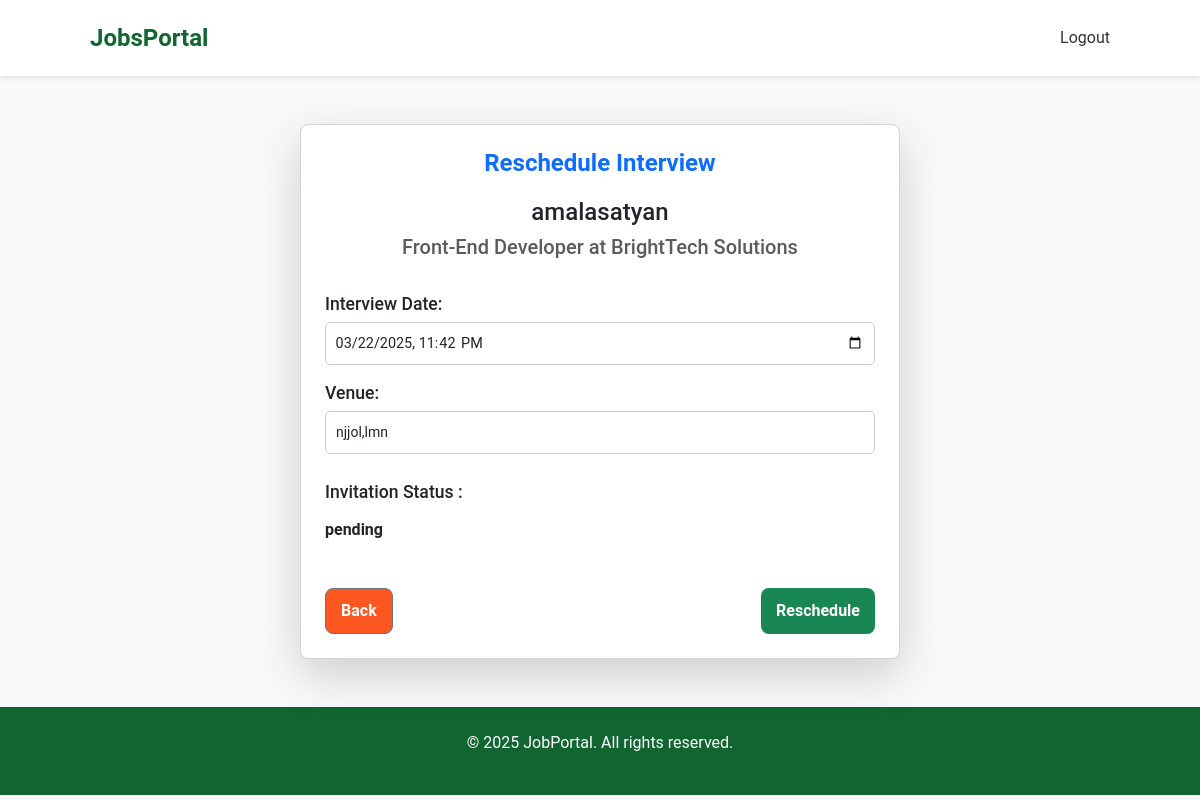
/schedule-interview/13/ (signed in), run on an earlier commit of the app's database.
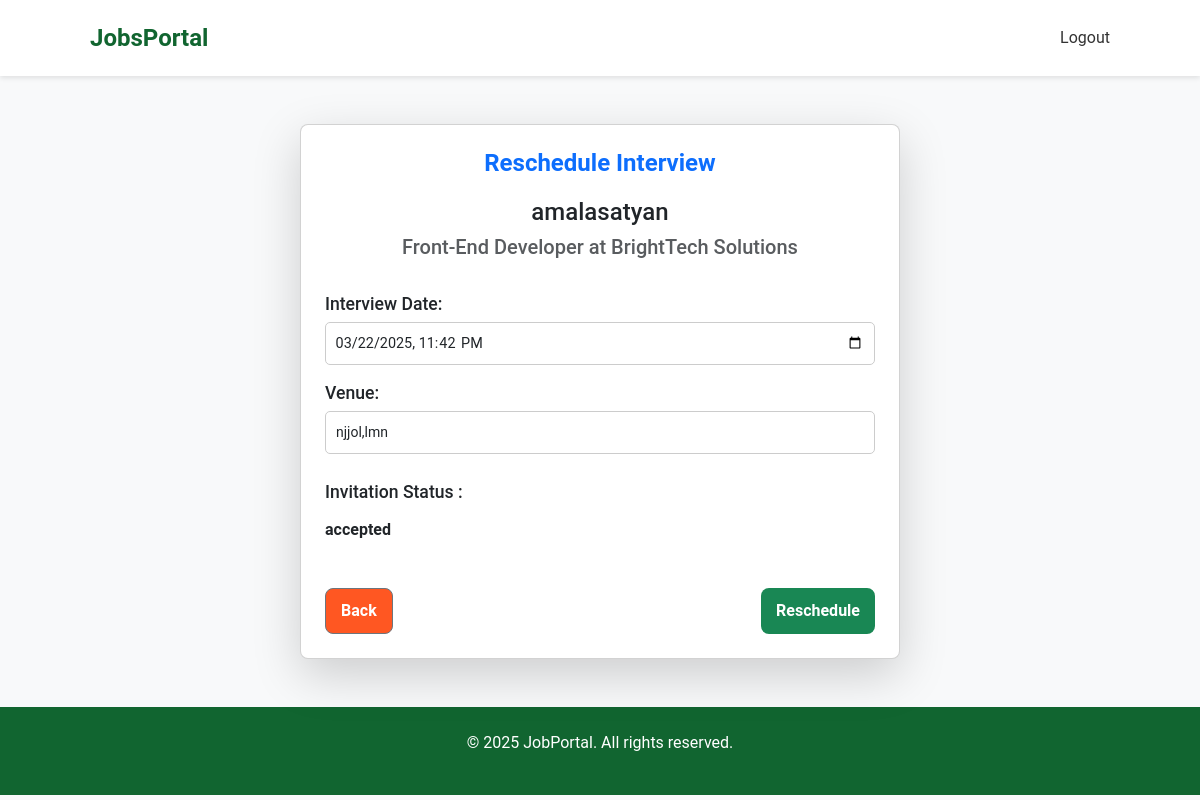
And on a later commit of the database.
### jobs/models.py (models this page shows, shortened)
class Interview(models.Model):
    STATUS_CHOICES = [
        ("pending", "Pending"),
        ("accepted", "Accepted"),
        ("rejected", "Rejected"),
    ]
    application = models.OneToOneField('Application', on_delete=models.CASCADE)  # Link to application
    interviewer = models.ForeignKey(User, on_delete=models.CASCADE)  # Employer conducting the interview
    interview_date = models.DateTimeField(null=True,blank=True)  # Date and time of interview
    venue = models.CharField(max_length=255)  # Interview venue
    status = models.CharField(max_length=20, choices=[('Scheduled', 'Scheduled'), ('Completed', 'Completed')], default='Scheduled')
    invitation_status = models.CharField(max_length=10, choices=STATUS_CHOICES, default="pending")
    rejection_reason = models.TextField(blank=True, null=True)  # Store rejection reason

### jobs/views.py (the view)
# urls.py: path('schedule-interview/<int:v_id>/', schedule_interview, name='schedule_interview'),
@login_required
def schedule_interview(request, v_id):
    application = get_object_or_404(Application, id=v_id)
    interview, created = Interview.objects.get_or_create(application=application, interviewer=request.user)
    if request.method == "POST":
        form = InterviewForm(request.POST, instance=interview)
        if form.is_valid():
            form.save()
            send_interview_email(interview)
            if created:
                messages.success(request, "Interview scheduled successfully! Email sent to the candidate.")
            else:
                messages.success(request, "Interview rescheduled successfully! Email notification sent.")
            print("Sending email to:", interview.application.job_seeker.email)
            return redirect('viewapplicantdetails', v_id=v_id)  # Redirect to view details
    else:
        form = InterviewForm(instance=interview)
    return render(request, "schedule_interview.html", {"form": form, "application": application, "interview": interview})

### jobs/forms.py
class InterviewForm(forms.ModelForm):
    class Meta:
        model = Interview
        fields = ['interview_date', 'venue']

### jobs/models.py (called while the page is built)
    def __str__(self):
        return f"{self.job_title} at {self.company_name}"

### jobs/templates/schedule_interview.html (shortened to what this page needs)
{% extends 'base.html' %}
{% load static %}
{% block content %}
<div class="container">
    <div class="card shadow-lg mt-5 p-4">
        <h2 class="text-center text-primary">
            {% if interview.interview_date %}
                Reschedule Interview
            {% else %}
                Schedule Interview
            {% endif %}
        </h2>
        <h4 class="text-center">{{ application.job_seeker.username }}</h4>
        <h5 class="text-center text-muted">{{ application.job }}</h5>
        <form method="POST" class="mt-4">
            <div class="form-group">
                <label for="interview_date" class="font-weight-bold">Interview Date:</label>
                <input type="datetime-local" id="interview_date" name="interview_date" class="form-control"
                    {% if interview.interview_date %} value="{{ interview.interview_date|date:'Y-m-d\TH:i' }}" {% endif %} required>
                </div>
            <div class="form-group">
                <label for="venue" class="font-weight-bold">Venue:</label>
                <input type="text" id="venue" name="venue" class="form-control"
                    {% if interview.venue %} value="{{ interview.venue }}" {% endif %} required>
            </div>
            <div class="form-group">
                <label for="invitation_status" class="font-weight-bold">Invitation Status :</label>
                    <p class="form-control-plaintext">
                        <strong>
                            {% if interview.invitation_status %}
                                {{ interview.invitation_status }}
                            {% else %}
                                Pending
                            {% endif %}
                        </strong>
                    </p>
                </div>
            <div class="d-flex justify-content-between mt-4">
                <a href="/viewapplicant/{{application.id}}" class="btn btn-secondary">Back</a>
                <button type="submit" class="btn btn-success">
                    {% if interview.interview_date %} Reschedule {% else %} Schedule {% endif %}
                </button>
            </div>
        </form>
    </div>
</div>
{% endblock %}

What changed in the data, as far as the page shows it:
changed Interview "njjol,lmn": invitation_status "pending" → "accepted"
